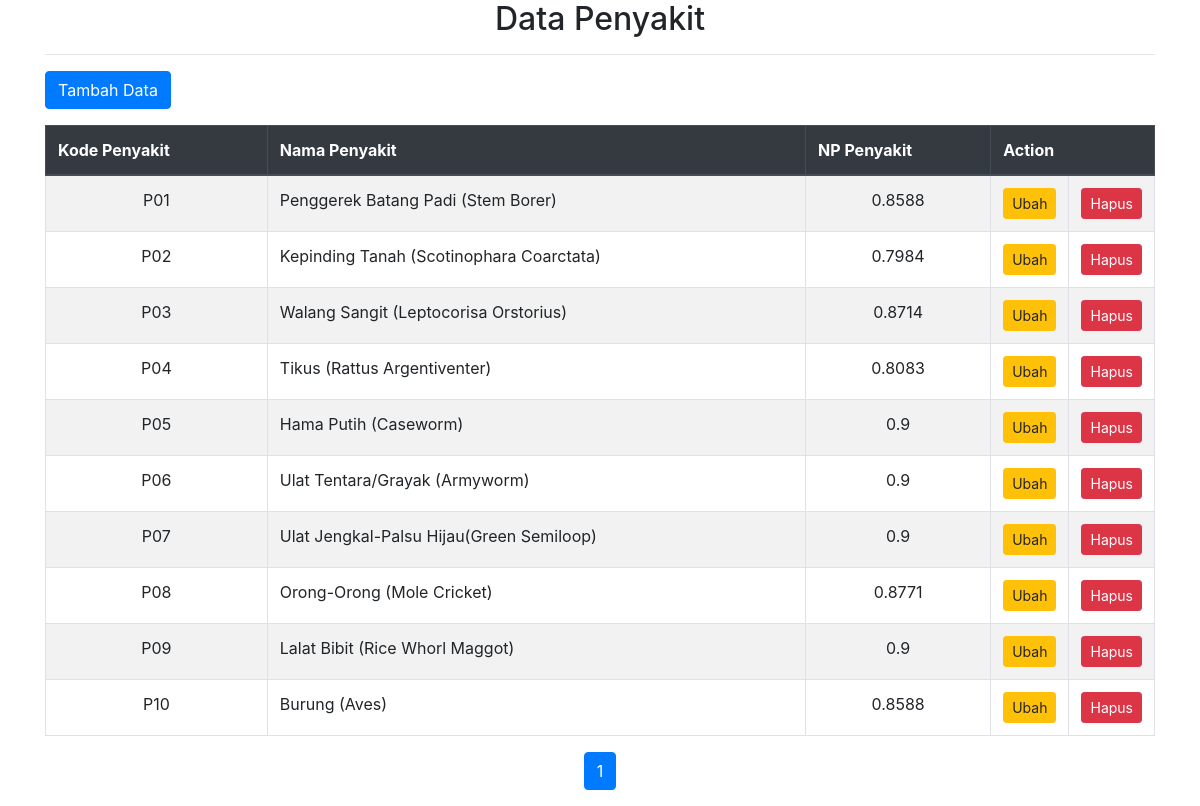
Page /pages_penyakit/penyakit_data.php on the committed database.
### tables this page shows
CREATE TABLE `tblpenyakit` (
  `kd_penyakit` varchar(7) NOT NULL,
  `nm_penyakit` varchar(40) NOT NULL,
  `nl_penyakit` float NOT NULL,
  `pengobatan` text NOT NULL
);

### pages_penyakit/penyakit_data.php (the view, shortened to what this page needs)
<?php
  include "lib/koneksi.php";
  $batas = 10;
  $halaman = isset($_GET['halaman']) ? $_GET['halaman'] : 1;
  if (empty($halaman)) {
  	$posisi = 0;
  	$halaman = 1;
  }
  else {
  	$posisi = ($halaman-1) * $batas;
  }
?>
<!DOCTYPE html>
<html lang="en">
<head>
  <link rel="stylesheet" href="https://maxcdn.bootstrapcdn.com/bootstrap/4.5.2/css/bootstrap.min.css">
</head>
<body>
<div class="container">
  <center><h2>Data Penyakit</h2></center><hr>
  <?php
    $query = "SELECT * FROM tblpenyakit ORDER BY kd_penyakit ASC LIMIT $posisi, $batas";
    $tampil = mysqli_query($konek, $query);
  ?>
  <div class="mb-3">
    <form action="?open=Penyakit-Add&status=tambah" target="_self" method="Post">
        <button type="submit" name="btntambah" class="btn btn-primary">Tambah Data</button>
    </form>
  </div>
  <table class="table table-striped table-bordered">
    <thead class="thead-dark">
      <tr>
        <th width="20%">Kode Penyakit</th>
        <th>Nama Penyakit</th>
        <th>NP Penyakit</th>
        <th colspan="2" width="10%">Action</th>
      </tr>
    </thead>
    <tbody>
      <?php
        while ($data = mysqli_fetch_array($tampil)) {
          echo "<tr>
                  <td align='center'>$data[kd_penyakit]</td>
                  <td>$data[nm_penyakit]</td>
                  <td align='center'>$data[nl_penyakit]</td>
                  <td align='center'><a href='?open=Penyakit-Edit&kode=$data[kd_penyakit]' class='btn btn-warning btn-sm' alt='Edit Data'>Ubah</a></td>
                  <td align='center'><a href='?open=Penyakit-Delete&kode=$data[kd_penyakit]' class='btn btn-danger btn-sm' alt='Delete Data'>Hapus</a></td>
                </tr>";
        }
      ?>
    </tbody>
  </table>
  <?php
    $query2     = mysqli_query($konek, "SELECT * FROM tblpenyakit ORDER BY kd_penyakit ASC");
    $jmldata    = mysqli_num_rows($query2);
    $jmlhalaman = ceil($jmldata / $batas);
    echo "<ul class='pagination justify-content-center'>";
    for ($a = 1; $a <= $jmlhalaman; $a++) {
      if ($a != $halaman) {
        echo "<li class='page-item'><a class='page-link' href='?open=Penyakit-Data&halaman=$a'>$a</a></li>";
      } else {
        echo "<li class='page-item active'><a class='page-link' href='#'>$a</a></li>";
      }
    }
    echo "</ul>";
  ?>
</div>
</body>
</html>

### rows in the picture
tblpenyakit: kd_penyakit "P01", nm_penyakit "Penggerek Batang Padi (Stem Borer)", nl_penyakit "0.8588"
tblpenyakit: kd_penyakit "P02", nm_penyakit "Kepinding Tanah (Scotinophara Coarctata)", nl_penyakit "0.7984"
tblpenyakit: kd_penyakit "P03", nm_penyakit "Walang Sangit (Leptocorisa Orstorius)", nl_penyakit "0.8714"
tblpenyakit: kd_penyakit "P04", nm_penyakit "Tikus (Rattus Argentiventer)", nl_penyakit "0.8083"
tblpenyakit: kd_penyakit "P05", nm_penyakit "Hama Putih (Caseworm)", nl_penyakit "0.9"
tblpenyakit: kd_penyakit "P06", nm_penyakit "Ulat Tentara/Grayak (Armyworm)", nl_penyakit "0.9"
tblpenyakit: kd_penyakit "P07", nm_penyakit "Ulat Jengkal-Palsu Hijau(Green Semiloop)", nl_penyakit "0.9"
tblpenyakit: kd_penyakit "P08", nm_penyakit "Orong-Orong (Mole Cricket)", nl_penyakit "0.8771"
tblpenyakit: kd_penyakit "P09", nm_penyakit "Lalat Bibit (Rice Whorl Maggot)", nl_penyakit "0.9"
tblpenyakit: kd_penyakit "P10", nm_penyakit "Burung (Aves)", nl_penyakit "0.8588"
